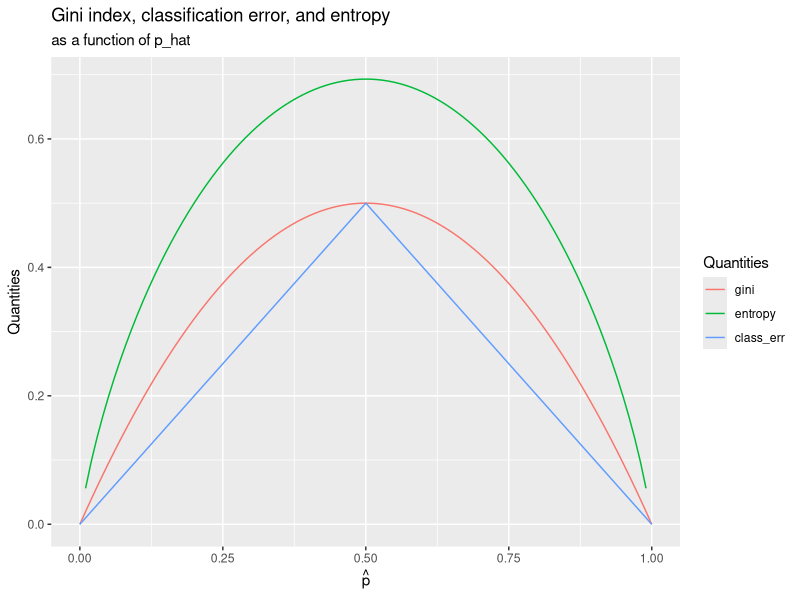
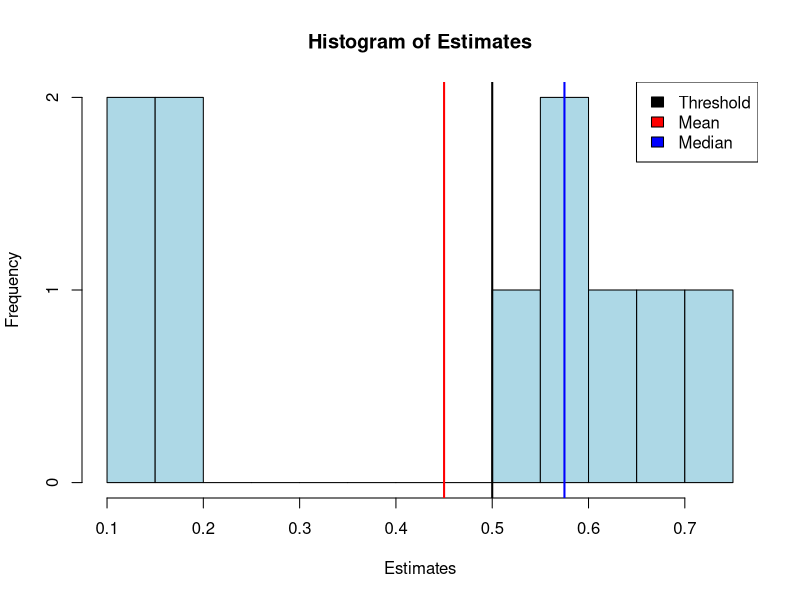

Write R code to recreate these figures, in order.
## ---- chunk 1
library(ggplot2)
p <- seq(0, 1, 0.01)
df <- data.frame(
  p = p,
  gini = p * (1 - p) * 2,
  entropy = -(p * log(p) + (1 - p) * log(1 - p)),
  class_err = 1 - pmax(p, 1 - p)
) 
print(df, width = 200)
## ---- chunk 2
library(reshape2)
df_melted <- melt(df, id.vars = "p") |>
  print(width = 200)
## ---- chunk 3
# Plot using ggplot
ggplot(df_melted, aes(x = p, y = value, color = variable), na.rm = true) +
  geom_line() +
  labs(
    title = "Gini index, classification error, and entropy",
    subtitle = "as a function of p_hat",
    x = expression(hat(p)),
    y = "Quantities",
    color = "Quantities"
  )
## ---- chunk 4
estimates <- c(0.1, 0.15, 0.2, 0.2, 0.55, 0.6, 0.6, 0.65, 0.7, 0.75)
print(estimates)
num_estimates <- length(estimates)
cat('There are', num_estimates, 'estimates in total\n')
## ---- chunk 5
p_threshold <- 0.5
numRed <- sum(estimates >= p_threshold)
numGreen <- sum(estimates < p_threshold)
## ---- chunk 6
cat('Using the majority vote approach:\n')
cat('The number of votes for class Red =', numRed, '\n')
cat('The number of votes for class Green =', numGreen, '\n')
if (numRed >= numGreen) {
  cat('The assigned class is Red\n')
} else {
  cat('The assigned class is Green\n')
}
## ---- chunk 7
cat('Using the average vote approach:\n')
mean_estimate <- mean(estimates)
cat('The mean estimate is', mean_estimate, '\n')
if (mean_estimate >= p_threshold) {
  cat('The assigned class is Red\n')
} else {
  cat('The assigned class is Green\n')
}
## ---- chunk 8
hist(estimates, breaks = 10, main = "Histogram of Estimates", xlab = "Estimates", col = "lightblue")
abline(v = p_threshold, col = "black", lwd = 2)
abline(v = mean_estimate, col = "red", lwd = 2)
abline(v = median(estimates), col = "blue", lwd = 2)
legend("topright", 
       legend = c("Threshold", "Mean", "Median"), 
       fill = c("black", "red", "blue"))

